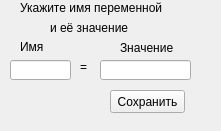
    <widget class="QWidget" name="page_4">
     <property name="geometry">
      <rect>
       <x>0</x>
       <y>0</y>
       <width>221</width>
       <height>131</height>
      </rect>
     </property>
     <attribute name="label">
      <string>x=</string>
     </attribute>
     <widget class="QLabel" name="label_13">
      <property name="geometry">
       <rect>
        <x>20</x>
        <y>0</y>
        <width>151</width>
        <height>16</height>
       </rect>
      </property>
      <property name="text">
       <string>Укажите имя переменной </string>
      </property>
     </widget>
     <widget class="QLabel" name="label_14">
      <property name="geometry">
       <rect>
        <x>50</x>
        <y>20</y>
        <width>91</width>
        <height>16</height>
       </rect>
      </property>
      <property name="text">
       <string>и её значение</string>
      </property>
     </widget>
     <widget class="QLineEdit" name="lineEdit_7">
      <property name="geometry">
       <rect>
        <x>10</x>
        <y>60</y>
        <width>61</width>
        <height>20</height>
       </rect>
      </property>
     </widget>
     <widget class="QLabel" name="label_15">
      <property name="geometry">
       <rect>
        <x>80</x>
        <y>60</y>
        <width>47</width>
        <height>13</height>
       </rect>
      </property>
      <property name="text">
       <string>=</string>
      </property>
     </widget>
     <widget class="QLineEdit" name="lineEdit_8">
      <property name="geometry">
       <rect>
        <x>100</x>
        <y>60</y>
        <width>91</width>
        <height>20</height>
       </rect>
      </property>
     </widget>
     <widget class="QLabel" name="label_16">
      <property name="geometry">
       <rect>
        <x>20</x>
        <y>40</y>
        <width>47</width>
        <height>13</height>
       </rect>
      </property>
      <property name="text">
       <string>Имя</string>
      </property>
     </widget>
     <widget class="QLabel" name="label_17">
      <property name="geometry">
       <rect>
        <x>120</x>
        <y>40</y>
        <width>61</width>
        <height>16</height>
       </rect>
      </property>
      <property name="text">
       <string>Значение</string>
      </property>
     </widget>
     <widget class="QPushButton" name="pushButton_13">
      <property name="geometry">
       <rect>
        <x>110</x>
        <y>90</y>
        <width>75</width>
        <height>23</height>
       </rect>
      </property>
      <property name="toolTip">
       <string>&lt;html&gt;&lt;head/&gt;&lt;body&gt;&lt;p&gt;Сохранить параметры оператора&lt;/p&gt;&lt;/body&gt;&lt;/html&gt;</string>
      </property>
      <property name="text">
       <string>Сохранить</string>
      </property>
     </widget>
    </widget>
